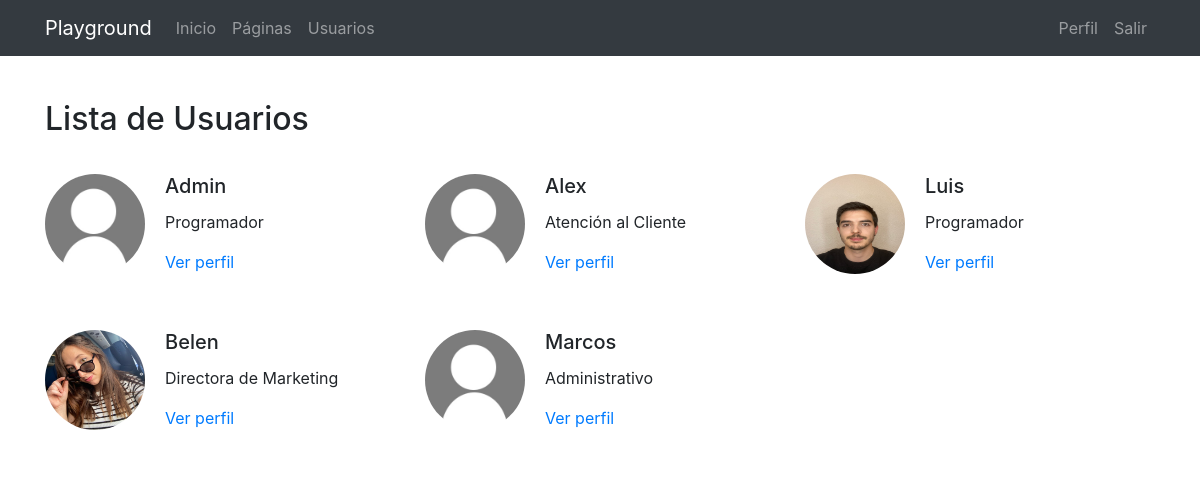
The page /profiles/ (signed in) on the database as committed earlier.
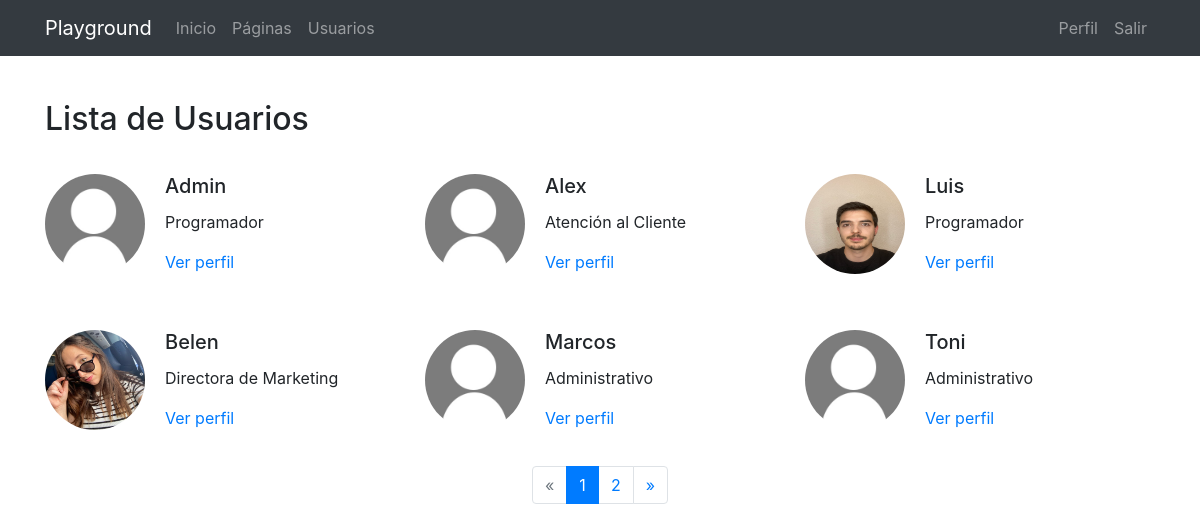
The same page on the database as committed later.
### registration/models.py (models this page shows, shortened)
class Profile(models.Model):
    user = models.OneToOneField(User,on_delete=models.CASCADE, null=True, blank=True)
    avatar = models.ImageField(upload_to=custom_upload_to, null=True, blank=True)
    job = models.TextField(null=True, blank=True)
    link = models.URLField(max_length=200,null=True,blank=True)

### profiles/views.py (the view)
# urls.py: path('', ProfileListView.as_view(), name="profiles"),
@method_decorator(login_required, name='dispatch')
class ProfileListView(ListView):
    model = Profile
    template_name = 'profiles/profile_list.html'
    context_object_name = 'profiles'
    paginate_by = 6
    class Meta:
        ordering = ['user__username']

### profiles/templates/profiles/profile_list.html (shortened to what this page needs)
{% extends 'core/base.html' %} {% load static %}  {% block content %}
<main role="main">
  <div class="container mb-4">
    <h2 class="mt-4 mb-3">Lista de Usuarios</h2>
    <div class="row">
      {% for profile in profiles %}
      <div class="col-md-4">
        <div
          class="card mb-3 d-flex flex-row align-items-center"
          style="max-width: 400px; border: none"
        >
          <img
            src="{% if profile.avatar %}{{ profile.avatar.url }}{% else %}{% static 'registration/img/no-avatar.jpg' %}{% endif %}"
            class="card-img-top rounded-circle"
            alt="Avatar"
            style="max-width: 100px; height:100px; margin-right: 0px;"
          />
          <div class="card-body">
            <h5 class="card-title">{{ profile.user.username }}</h5>
            {% if profile.job %}
            <p class="card-text">{{ profile.job }}</p>
            {% endif %}
            <a
              href="{% url 'profile_detail' username=profile.user.username %}"
              class="mb-1"
              >Ver perfil</a
            >
          </div>
        </div>
      </div>
      {% endfor %}
    </div>
{% if is_paginated %}
<nav aria-label="Page navigation">
  <ul class="pagination justify-content-center">
    {% if page_obj.has_previous %}
      <li class="page-item ">
        <a class="page-link" href="?page={{ page_obj.previous_page_number }}">&laquo;</a>
      </li>
    {% else %}
      <li class="page-item disabled">
        <a class="page-link" href="#" tabindex="-1">&laquo;</a>
      </li>
    {% endif %}
    {% for i in paginator.page_range %}
      <li class="page-item {% if page_obj.number == i %}active{% endif %}">
        <a class="page-link" href="?page={{ i }}">{{ i }}</a>
      </li>
    {% endfor %}
    {% if page_obj.has_next %}
      <li class="page-item ">
        <a class="page-link" href="?page={{ page_obj.next_page_number }}">&raquo;</a>
      </li>
    {% else %}
      <li class="page-item disabled">
        <a class="page-link" href="#" tabindex="-1">&raquo;</a>
      </li>
    {% endif %}
  </ul>
</nav>
{% endif %}
  </div>
</main>
{% endblock %}

### core/templates/core/base.html (shortened to what this page needs)
<!DOCTYPE html>
<html lang="es">
  <head>
    {% load static %}
    <link href="{% static 'core/vendor/bootstrap/css/bootstrap.min.css' %}" rel="stylesheet">
    <link href="{% static 'core/vendor/font-awesome/css/font-awesome.min.css' %}" rel="stylesheet" type="text/css">
    <link href="{% static 'core/css/main.css' %}" rel="stylesheet">
  </head>
  <body>
    <body>
      <nav class="navbar navbar-expand-lg navbar-dark bg-dark">
        <div class="container">
          <a class="navbar-brand" href="{% url 'home' %}">Playground</a>
          <div class="collapse navbar-collapse" id="ned">
            <ul class="navbar-nav mr-auto">
              <li class="nav-item">
                <a class="nav-link" href="{% url 'home' %}">Inicio</a>
              </li>
              <li class="nav-item">
                <a class="nav-link" href="{% url 'pages:pages' %}">Páginas</a>
              </li>
              <li class="nav-item">
                <a class="nav-link" href="{% url 'profiles' %}">Usuarios</a>
              </li>
            </ul>
            <ul class="navbar-nav">
              {% if not request.user.is_authenticated %}
              <li class="nav-item">
                <a class="nav-link" href="{% url 'login' %}"> Acceder </a>
              </li>
              <li class="nav-item">
                <a class="nav-link" href="{% url 'signup' %}"> Registrarse </a>
              </li>
              {% else %}
              <li class="nav-item">
                <a class="nav-link" href="{% url 'profile' %}"> Perfil </a>
              </li>
              <li class="nav-item">
                <a class="nav-link" href="{% url 'logout' %}">Salir</a>
              </li>
              {% endif %}
            </ul>
          </div>
        </div>
      </nav>
      {% block content %}{% endblock %}
  </body>
</html>

### core/static/core/css/main.css (style rules this page uses)
main { padding-top: 20px; }
:root { --jumbotron-padding-y: 3rem; }

Rows that differ between the two databases and show on the page:
added Profile: user.username "Toni", job "Administrativo"
Other text that changed with them:
new list line: "1"
new list line: "2"
